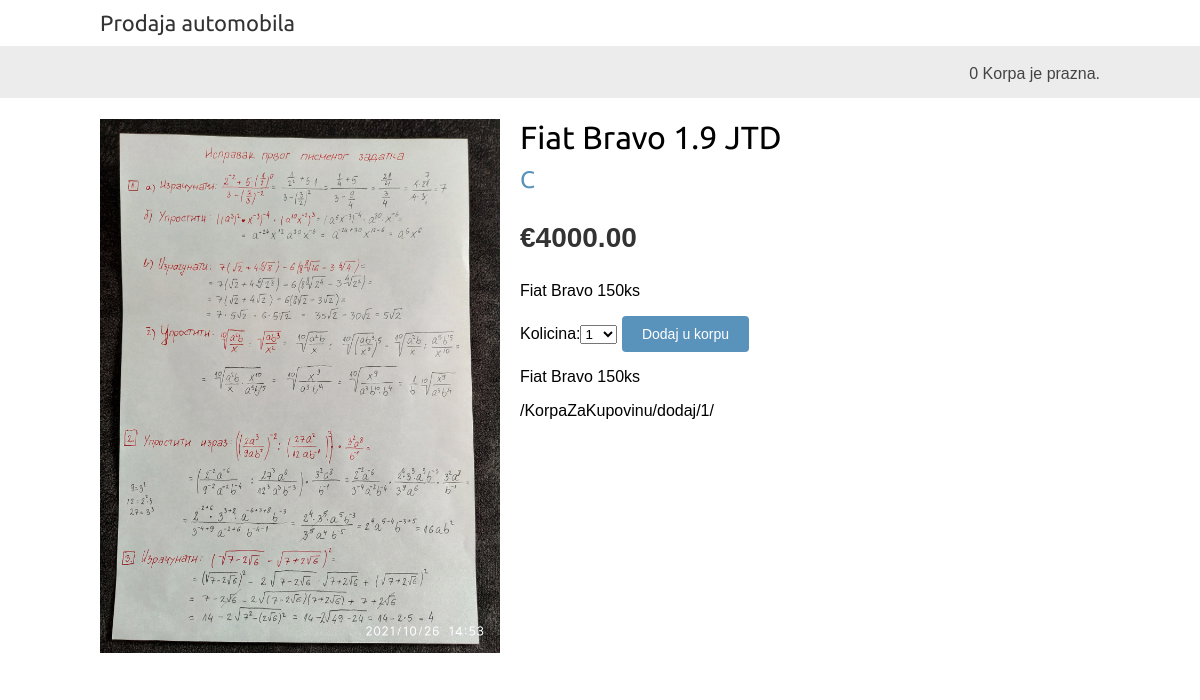
Screenshot of /1/fiat-bravo-19jtd/ with the database file from the repository.
### SalonAutomobila/models.py (models this page shows, shortened)
class Automobil(models.Model):
    segment = models.ForeignKey(Segment, related_name='automobili',
on_delete=models.CASCADE)
    naziv = models.CharField(max_length=200, db_index=True)
    slug = models.SlugField(max_length=200, db_index=True)
    slika = models.ImageField(upload_to='automobili/%Y/%m/%d', blank=True)
    opis = models.TextField(blank=True)
    cena = models.DecimalField(max_digits=10, decimal_places=2)
    raspoloziv = models.BooleanField(default=True)
    kreiran = models.DateTimeField(auto_now_add=True)
    azuriran = models.DateTimeField(auto_now=True)
    class Meta:
        ordering = ('naziv',)
        index_together = (('id', 'slug'),)
        verbose_name_plural = 'automobili'

class Segment(models.Model):
    naziv = models.CharField(max_length=200, db_index=True)
    slug = models.SlugField(max_length=200, unique=True)
    class Meta:
        ordering = ('naziv',)
        verbose_name = 'segment'
        verbose_name_plural = 'segmenti'
    def __str__(self): return self.naziv
    def ApsolutniURL(self): return reverse('SalonAutomobila:ListaAutomobilaPoSegmentu', args=[self.slug])

### SalonAutomobila/views.py (the view)
# urls.py: path('<int:id>/<slug:slug>/', views.DetaljiAutomobila,
def DetaljiAutomobila(request, id, slug):
    automobil = get_object_or_404(Automobil, id=id, slug=slug,
    raspoloziv=True)
    korpa = Korpa(request)
    formazadodavanjeautomobilaukorpu = FormaZaDodavanjeAutomobilaUKorpu()
    return render(request, 'SalonAutomobila/automobil/detail.html',{'automobil': automobil,  'formazadodavanjeautomobilaukorpu': formazadodavanjeautomobilaukorpu, 'korpa':korpa
})

### KorpaZaKupovinu/forms.py
class FormaZaDodavanjeAutomobilaUKorpu(forms.Form):
    kolicina = forms.TypedChoiceField( choices=IZBOR_BROJA_AUTOMOBILA,
empty_value=1,coerce=int ) # prebaci u int
    dodati_na_kolicinu = forms.BooleanField(required=False, initial=True,
widget=forms.HiddenInput)

### KorpaZaKupovinu/korpa.py (called while the page is built)
    def __len__(self): # za ukupan broj automobila u korpi
        return sum(stavka['kolicina'] for stavka in self.korpa.values())

### SalonAutomobila/templates/SalonAutomobila/Automobil/detail.html (shortened to what this page needs)
{% extends "SalonAutomobila/base.html" %}
{% load static %}
{% block content %}
<div class="product-detail">
    <img src="{% if automobil.slika %}{{ automobil.slika.url }}
{% else %} {% static " img/no_image.png" %}{% endif %}">
    <h1>{{ automobil.naziv }}</h1>
    <h2>
        <a href="{{ automobil.segment.ApsolutniURL }}">
            {{ automobil.segment }}
        </a>
    </h2>
    <p class="price">&euro;{{ automobil.cena }}</p>
    {{ automobil.opis|linebreaks }}
    <form action="{% url "KorpaZaKupovinu:DodajUKorpu" automobil.id %}"
    method="post">
    {{ formazadodavanjeautomobilaukorpu }}
    <input type="submit" value="Dodaj u korpu">
    </form>
    {{ automobil.opis|linebreaks }}
    <p id="demo">{% url "KorpaZaKupovinu:DodajUKorpu" automobil.id %}</p>
</div>
{% endblock %}

### SalonAutomobila/static/css/base.css (style rules this page uses)
body { margin:0; padding:0; font-family:helvetica, sans-serif; }
h1, h2, h3, h4, h5 , h6 { font-family: 'Ubuntu', sans-serif; font-weight:normal; }
a { text-decoration:none; color:#5993bb; }
a.button, input[type="submit"] { color:#fff; background:#5993bb; border-radius:4px; padding:10px 20px; font-size:14px; border:0; }
.product-detail { text-align:justify; }
.product-detail .price { color:#333; font-size:28px; font-weight:bold; }
.product-detail img { width:40%; float:left; padding:0 20px 20px 0; }
.product-detail h1 { margin-bottom:0; }
.product-detail h2 { margin-top:10px; }

### rows the page displays
Automobil: slika (picture), naziv "Fiat Bravo 1.9 JTD", segment "C", cena "4000.00", opis "Fiat Bravo 150ks", id "/KorpaZaKupovinu/dodaj/1/"

### other values shown
{{ korpa|length }} "0"
